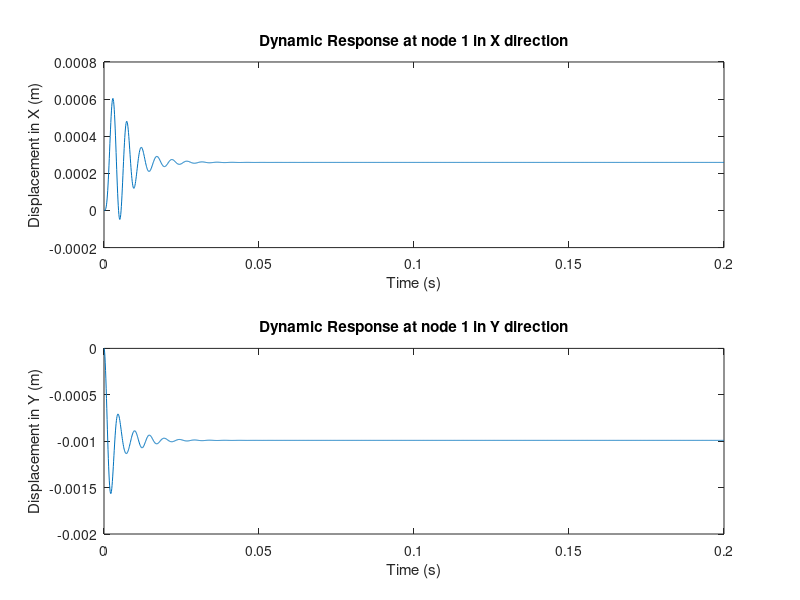

This chart was generated by the following MATLAB code:
% Define the properties of the truss
E = 200e9; % Young's modulus in Pascals
A = 6e-4; % Cross-sectional area in m^2
L = 3; % Length of each element in meters
rho =7800; % Density in kg/m^3

% Define the nodes and elements
nodes = [0 0; L 0; 0 L;L L]; % Node coordinates
elements = [1 2; 1 3; 1 4]; % Element connectivity

% Number of nodes and elements
numNodes = size(nodes, 1);
numElements = size(elements, 1);

% Initialize global stiffness and mass matrices
K = zeros(2*numNodes);
M = zeros(2*numNodes);
F = [0; -50e3];

% Assemble global stiffness and mass matrices
for i = 1:numElements
    n1 = elements(i, 1);
    n2 = elements(i, 2);

    % Element length and direction cosines
    x1 = nodes(n1, 1); y1 = nodes(n1, 2);
    x2 = nodes(n2, 1); y2 = nodes(n2, 2);
    L = sqrt((x2 - x1)^2 + (y2 - y1)^2);
    c = (x2 - x1) / L; % Cosine
    s = (y2 - y1) / L; % Sine

    C = (x2 - x1) / L; % Cosine
    S = (y2 - y1) / L; % Sine

    % Element stiffness matrix
    k = (E * A / L) * [c^2, c*s, -c^2, -c*s; 
                             c*s, s^2, -c*s, -s^2; 
                             -c^2, -c*s, c^2, c*s; 
                             -c*s, -s^2, c*s, s^2];

    % Mass per unit length
    %mass_per_length = rho * A;
    m = (rho * A * L / 2) * [1, 0,0,0; 
                                   0, 1,0,0; 
                                   0,0,1, 0; 
                                   0, 0,0,1];

    % Assemble into global matrices
    dof = [2*n1-1 2*n1 2*n2-1 2*n2];
    K(dof, dof) = K(dof, dof) + k;
    M(dof, dof) = M(dof, dof) + m;
end

% Apply boundary conditions (constrain nodes 2, 3, and 4)
fixedDofs = [2*2-1 2*2 2*3-1 2*3 2*4-1 2*4]; % Constrained DOFs
freeDofs = setdiff(1:2*numNodes, fixedDofs);

% Solve the eigenvalue problem for natural frequencies
K = K(freeDofs, freeDofs);

M = M(freeDofs, freeDofs);




dt = 0.0001;
t_total = 0.2;
t = 0:dt:t_total;
n_steps = length(t);

u = zeros(2,n_steps);
v = zeros(2,1);
a = inv(M) * (F - K * u(:,1));
u(:,2) = (dt^2/2) * a;




alpha = 0.002;
beta = 0.0002;
damping = 0.5;

C_reduced = alpha * M + beta * K;
%{
for i = 1:n_steps-1
    
    u_pred = u(:,i) + dt*v + (dt^2/2)*a;

    F_eff = F - K * u_pred;

    a_next = inv(M + beta*dt^2*K) * F;


    % Update displacement and velocity
    v = v + dt * (1 - gamma) * a + dt * gamma * (K \ F);
    u(:,i) = u_pred;
end

% Plot results
figure;
plot(t, u(2,:));
xlabel('Time (s)');
ylabel('Displacement (m)');
title('Dynamic Response of Truss Nodes');
grid on;
%}

for i = 2:n_steps-1
    u(:,i+1) = inv(M) * (F - K * u(:,i) - C_reduced * (u(:,i) - u(:,i-1)) / dt) * dt^2 + 2*u(:,i) - u(:,i-1);
end

figure;
subplot(2,1,1);
plot(t,u(1,:));
xlabel('Time (s)')
ylabel('Displacement in X (m)')
title('Dynamic Response at node 1 in X direction')

subplot(2,1,2);
plot(t,u(2,:));
xlabel('Time (s)')
ylabel('Displacement in Y (m)')
title('Dynamic Response at node 1 in Y direction')